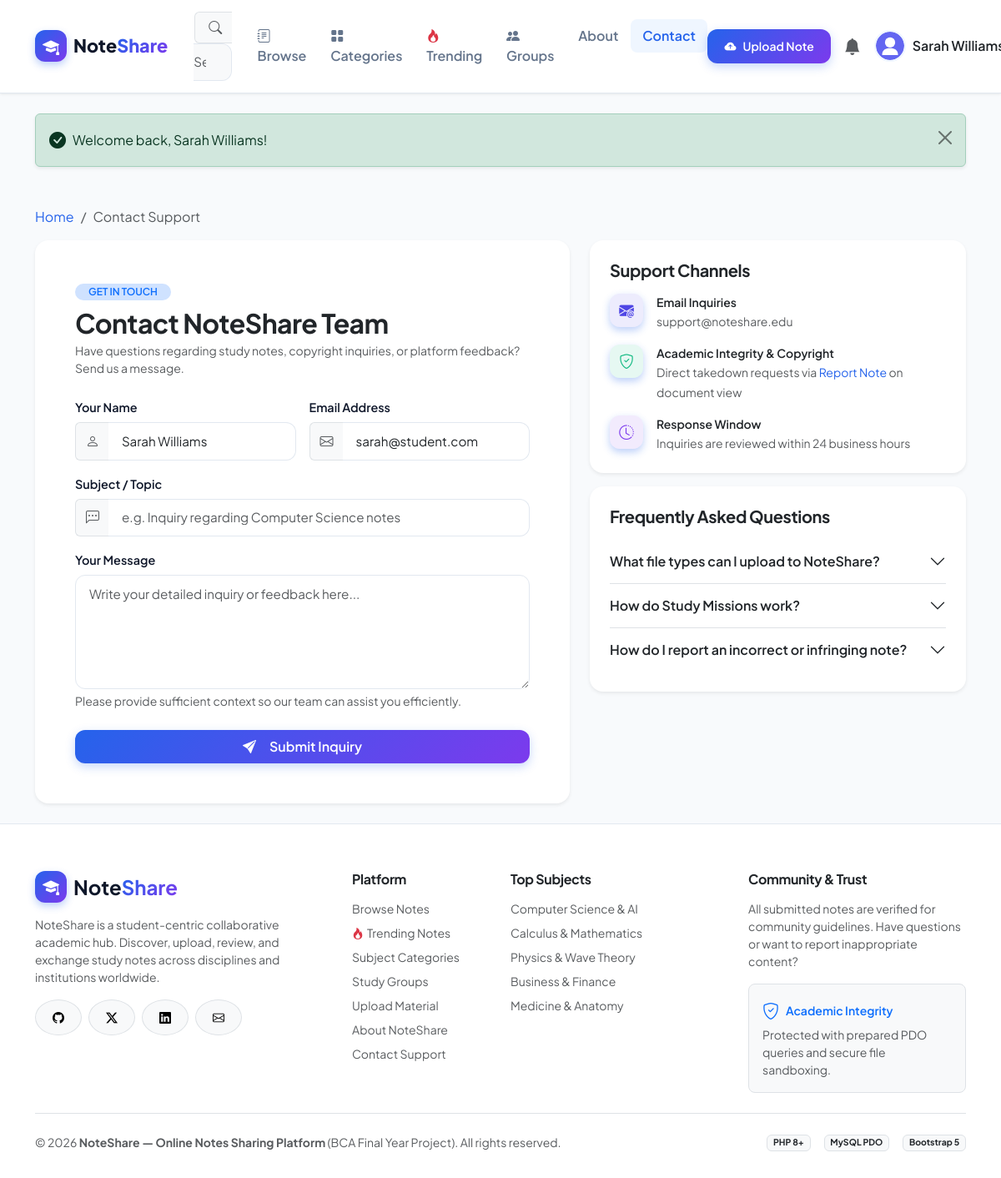
Page /online-notes-sharing/contact.php (signed in) on the committed database.
### tables this page shows
CREATE TABLE IF NOT EXISTS `users` (
    `id` INT AUTO_INCREMENT PRIMARY KEY,
    `name` VARCHAR(100) NOT NULL,
    `email` VARCHAR(150) NOT NULL UNIQUE,
    `password` VARCHAR(255) NOT NULL,
    `profile_image` VARCHAR(255) DEFAULT 'default_avatar.png',
    `bio` TEXT DEFAULT NULL,
    `role` ENUM('user', 'admin') DEFAULT 'user',
    `status` ENUM('active', 'blocked') DEFAULT 'active',
    `created_at` TIMESTAMP DEFAULT CURRENT_TIMESTAMP,
    INDEX `idx_users_email` (`email`),
    INDEX `idx_users_role` (`role`),
    INDEX `idx_users_status` (`status`)
);

### online-notes-sharing/contact.php (the view, shortened to what this page needs)
<?php
require_once __DIR__ . '/includes/auth.php';
$name = '';
$email = '';
$subject = '';
$message = '';
if (is_logged_in() && $user = current_user()) {
    $name = $user['name'] ?? '';
    $email = $user['email'] ?? '';
}
require_once __DIR__ . '/includes/header.php';
?>
<div class="container py-4">
    <nav aria-label="breadcrumb" class="mb-3">
        <ol class="breadcrumb small">
            <li class="breadcrumb-item"><a href="index.php" class="text-decoration-none">Home</a></li>
            <li class="breadcrumb-item active" aria-current="page">Contact Support</li>
        </ol>
    </nav>
    <div class="row g-4">
        <div class="col-lg-7">
            <div class="card border-0 shadow-sm rounded-4 p-4 p-md-5 bg-white h-100">
                <div class="mb-4">
                    <span class="badge bg-primary-subtle text-primary px-3 py-1 rounded-pill fw-semibold text-uppercase small mb-2">
                        Get In Touch
                    </span>
                    <h2 class="fw-bold text-dark mb-1">Contact NoteShare Team</h2>
                    <p class="text-muted small mb-0">Have questions regarding study notes, copyright inquiries, or platform feedback? Send us a message.</p>
                </div>
                <form method="POST" action="contact.php" novalidate>
                    <div class="row g-3 mb-3">
                        <div class="col-md-6">
                            <label for="name" class="form-label small fw-semibold">Your Name</label>
                            <div class="input-group">
                                <span class="input-group-text bg-light text-muted border-end-0"><i class="bi bi-person"></i></span>
                                <input type="text" class="form-control border-start-0" id="name" name="name" value="<?= htmlspecialchars($name) ?>" placeholder="e.g. Hemangi Patel" required>
                            </div>
                        </div>
                        <div class="col-md-6">
                            <label for="email" class="form-label small fw-semibold">Email Address</label>
                            <div class="input-group">
                                <span class="input-group-text bg-light text-muted border-end-0"><i class="bi bi-envelope"></i></span>
                                <input type="email" class="form-control border-start-0" id="email" name="email" value="<?= htmlspecialchars($email) ?>" placeholder="you@university.edu" required>
                            </div>
                        </div>
                    </div>
                    <div class="mb-3">
                        <label for="subject" class="form-label small fw-semibold">Subject / Topic</label>
                        <div class="input-group">
                            <span class="input-group-text bg-light text-muted border-end-0"><i class="bi bi-chat-left-dots"></i></span>
                            <input type="text" class="form-control border-start-0" id="subject" name="subject" value="<?= htmlspecialchars($subject) ?>" placeholder="e.g. Inquiry regarding Computer Science notes" required>
                        </div>
                    </div>
                    <div class="mb-4">
                        <label for="message" class="form-label small fw-semibold">Your Message</label>
                        <textarea class="form-control" id="message" name="message" rows="5" placeholder="Write your detailed inquiry or feedback here..." required><?= htmlspecialchars($message) ?></textarea>
                        <div class="form-text small">Please provide sufficient context so our team can assist you efficiently.</div>
                    </div>
                    <button type="submit" class="btn btn-primary px-4 py-2 w-100">
                        <i class="bi bi-send-fill me-2"></i> Submit Inquiry
                    </button>
                </form>
            </div>
        </div>
        <div class="col-lg-5">
            <div class="d-flex flex-column gap-3">
                <div class="card border-0 shadow-sm rounded-4 p-4 bg-white">
                    <h5 class="fw-bold mb-3 text-dark">Support Channels</h5>
                    <div class="d-flex align-items-start gap-3 mb-3">
                        <div class="brand-icon flex-shrink-0" style="width: 40px; height: 40px; font-size: 1.1rem; background: rgba(79, 70, 229, 0.1); color: #4F46E5;">
                            <i class="bi bi-envelope-at-fill"></i>
                        </div>
                        <div>
                            <div class="fw-semibold small text-dark">Email Inquiries</div>
                            <small class="text-muted">support@noteshare.edu</small>
                        </div>
                    </div>
                    <div class="d-flex align-items-start gap-3 mb-3">
                        <div class="brand-icon flex-shrink-0" style="width: 40px; height: 40px; font-size: 1.1rem; background: rgba(16, 185, 129, 0.1); color: #10B981;">
                            <i class="bi bi-shield-check"></i>
                        </div>
                        <div>
                            <div class="fw-semibold small text-dark">Academic Integrity & Copyright</div>
                            <small class="text-muted">Direct takedown requests via <a href="notes.php" class="text-decoration-none">Report Note</a> on document view</small>
                        </div>
                    </div>
                    <div class="d-flex align-items-start gap-3">
                        <div class="brand-icon flex-shrink-0" style="width: 40px; height: 40px; font-size: 1.1rem; background: rgba(124, 58, 237, 0.1); color: #7C3AED;">
                            <i class="bi bi-clock-history"></i>
                        </div>
                        <div>
                            <div class="fw-semibold small text-dark">Response Window</div>
                            <small class="text-muted">Inquiries are reviewed within 24 business hours</small>
                        </div>
                    </div>
                </div>
                <div class="card border-0 shadow-sm rounded-4 p-4 bg-white">
                    <h5 class="fw-bold mb-3 text-dark">Frequently Asked Questions</h5>
                    <div class="accordion accordion-flush" id="faqAccordion">
                        <div class="accordion-item">
                            <h2 class="accordion-header">
                                <button class="accordion-button collapsed px-0 small fw-semibold" type="button" data-bs-toggle="collapse" data-bs-target="#faq1">
                                    What file types can I upload to NoteShare?
                                </button>
                            </h2>
                        </div>
                        <div class="accordion-item">
                            <h2 class="accordion-header">
                                <button class="accordion-button collapsed px-0 small fw-semibold" type="button" data-bs-toggle="collapse" data-bs-target="#faq2">
                                    How do Study Missions work?
                                </button>
                            </h2>
                        </div>
                        <div class="accordion-item">
                            <h2 class="accordion-header">
                                <button class="accordion-button collapsed px-0 small fw-semibold" type="button" data-bs-toggle="collapse" data-bs-target="#faq3">
                                    How do I report an incorrect or infringing note?
                                </button>
                            </h2>
                        </div>
                    </div>
                </div>
            </div>
        </div>
    </div>
</div>
<?php require_once __DIR__ . '/includes/footer.php'; ?>

### online-notes-sharing/includes/navbar.php (shortened to what this page needs)
<?php
$current_script = basename($_SERVER['PHP_SELF']);
?>
<nav class="navbar navbar-expand-lg navbar-custom">
    <div class="container">
        <a class="navbar-brand" href="index.php">
            <span class="brand-icon"><i class="bi bi-mortarboard-fill"></i></span>
            <span>Note<span class="text-gradient">Share</span></span>
        </a>
        <div class="collapse navbar-collapse" id="navbarMain">
            <form class="d-flex mx-lg-3 my-2 my-lg-0 flex-grow-1" style="max-width: 380px;" action="search.php" method="GET">
                <div class="input-group">
                    <span class="input-group-text bg-light border-end-0 text-muted ps-3">
                        <i class="bi bi-search"></i>
                    </span>
                    <input class="form-control bg-light border-start-0 ps-0" type="search" name="q" placeholder="Search notes by title, subject, or author..." aria-label="Search" value="<?= isset($_GET['q']) ? htmlspecialchars($_GET['q']) : '' ?>">
                </div>
            </form>
            <ul class="navbar-nav me-auto mb-2 mb-lg-0">
                <li class="nav-item">
                    <a class="nav-link <?= $current_script === 'notes.php' ? 'active' : '' ?>" href="notes.php">
                        <i class="bi bi-journal-text me-1"></i> Browse
                    </a>
                </li>
                <li class="nav-item">
                    <a class="nav-link <?= $current_script === 'categories.php' ? 'active' : '' ?>" href="categories.php">
                        <i class="bi bi-grid-fill me-1"></i> Categories
                    </a>
                </li>
                <li class="nav-item">
                    <a class="nav-link <?= $current_script === 'trending.php' ? 'active' : '' ?>" href="trending.php">
                        <i class="bi bi-fire text-danger me-1"></i> Trending
                    </a>
                </li>
                <li class="nav-item">
                    <a class="nav-link <?= in_array($current_script, ['groups.php', 'group.php']) ? 'active' : '' ?>" href="groups.php">
                        <i class="bi bi-people-fill me-1"></i> Groups
                    </a>
                </li>
                <li class="nav-item">
                    <a class="nav-link <?= $current_script === 'about.php' ? 'active' : '' ?>" href="about.php">
                        About
                    </a>
                </li>
                <li class="nav-item">
                    <a class="nav-link <?= $current_script === 'contact.php' ? 'active' : '' ?>" href="contact.php">
                        Contact
                    </a>
                </li>
            </ul>
            <div class="d-flex align-items-center gap-2 mt-2 mt-lg-0">
                <?php if (is_logged_in() && $user): ?>
                    <a href="upload_note.php" class="btn btn-sm btn-primary text-nowrap">
                        <i class="bi bi-cloud-arrow-up-fill"></i> Upload Note
                    </a>
                    <a href="notifications.php" class="btn btn-sm btn-outline-secondary position-relative border-0 rounded-circle p-2" title="Notifications">
                        <i class="bi bi-bell-fill fs-5 text-muted"></i>
                    </a>
                    <div class="dropdown">
                        <a href="#" class="d-flex align-items-center text-decoration-none dropdown-toggle text-dark" id="userDropdown" data-bs-toggle="dropdown" aria-expanded="false">
                            <img src="uploads/avatars/default_avatar.svg" alt="Avatar" class="avatar-img me-2">
                            <span class="fw-semibold d-none d-md-inline"><?= htmlspecialchars($user['name']) ?></span>
                        </a>
                    </div>
                <?php endif; ?>
            </div>
        </div>
    </div>
</nav>

### online-notes-sharing/assets/css/style.css (style rules this page uses)
:root { --primary-blue: #2563eb; --primary-blue-dark: #1d4ed8; --primary-blue-light: #eff6ff; --primary-purple: #7c3aed; --primary-purple-dark: #6d28d9; --primary-purple-light: #f5f3ff; --accent-gradient: linear-gradient(135deg, #2563eb 0%, #7c3aed 100%); --accent-gradient-hover: linear-gradient(135deg, #1d4ed8 0%, #6d28d9 100%); --hero-gradient: linear-gradient(135deg, #0f172a 0%, #1e1b4b 50%, #1e293b 100%); --bg-light: #f8fafc; --bg-card: #ffffff; --bg-alt: #f1f5f9; --text-main: #0f172a; --text-muted: #64748b; --text-light: #94a3b8; --border-color: #e2e8f0; --border-hover: #cbd5e1; --success: #10b981; --warning: #f59e0b; --danger: #ef4444; --info: #06b6d4; --shadow-sm: 0 1px 3px 0 rgba(0, 0, 0, 0.08); --shadow-md: 0 4px 6px -1px rgba(0, 0, 0, 0.08), 0 2px 4px -2px rgba(0, 0, 0, 0.06); --shadow-lg: 0 10px 25px -3px rgba(37, 99, 235, 0.1), 0 4px 6px -4px rgba(0, 0, 0, 0.05); --shadow-hover: 0 20px 30px -10px rgba(124, 58, 237, 0.15); --radius-sm: 8px; --radius-md: 12px; --radius-lg: 16px; --radius-xl: 24px; --transition: all 0.25s cubic-bezier(0.4, 0, 0.2, 1); }
body { font-family: 'Plus Jakarta Sans', -apple-system, BlinkMacSystemFont, 'Segoe UI', Roboto, sans-serif; background-color: var(--bg-light); color: var(--text-main); min-height: 100vh; display: flex; flex-direction: column; overflow-x: hidden; }
h1, h2, h3, h4, h5, h6 { font-weight: 700; color: var(--text-main); letter-spacing: -0.02em; }
a { color: var(--primary-blue); text-decoration: none; transition: var(--transition); }
.text-gradient { background: var(--accent-gradient); -webkit-background-clip: text; -webkit-text-fill-color: transparent; }
.navbar-custom { background: rgba(255, 255, 255, 0.95); backdrop-filter: blur(12px); border-bottom: 1px solid var(--border-color); padding: 0.85rem 0; position: sticky; top: 0; z-index: 1020; box-shadow: var(--shadow-sm); }
.navbar-brand { font-weight: 800; font-size: 1.35rem; display: flex; align-items: center; gap: 0.5rem; color: var(--text-main) !important; }
.brand-icon { width: 38px; height: 38px; border-radius: var(--radius-md); background: var(--accent-gradient); color: #fff; display: inline-flex; align-items: center; justify-content: center; font-size: 1.25rem; box-shadow: 0 4px 10px rgba(37, 99, 235, 0.3); }
.nav-link { font-weight: 600; color: var(--text-muted) !important; padding: 0.5rem 0.9rem !important; border-radius: var(--radius-sm); transition: var(--transition); }
.nav-link:hover, .nav-link.active { color: var(--primary-blue) !important; background-color: var(--primary-blue-light); }
.btn { font-weight: 600; border-radius: var(--radius-md); padding: 0.625rem 1.25rem; transition: var(--transition); display: inline-flex; align-items: center; justify-content: center; gap: 0.5rem; }
.btn-primary { background: var(--accent-gradient); border: none; color: #fff; box-shadow: 0 4px 12px rgba(37, 99, 235, 0.25); }
.avatar-img { width: 38px; height: 38px; border-radius: 50%; object-fit: cover; border: 2px solid var(--primary-blue-light); }
.form-control, .form-select { border-radius: var(--radius-md); border: 1.5px solid var(--border-color); padding: 0.65rem 1rem; font-size: 0.95rem; transition: var(--transition); }
.form-label { font-weight: 600; font-size: 0.9rem; margin-bottom: 0.4rem; color: var(--text-main); }

### rows in the picture
users: name "Sarah…", name "Sarah Williams", email "sarah@student.com"

### other values in the picture
$msg "Welcome back, Sarah Williams!"
